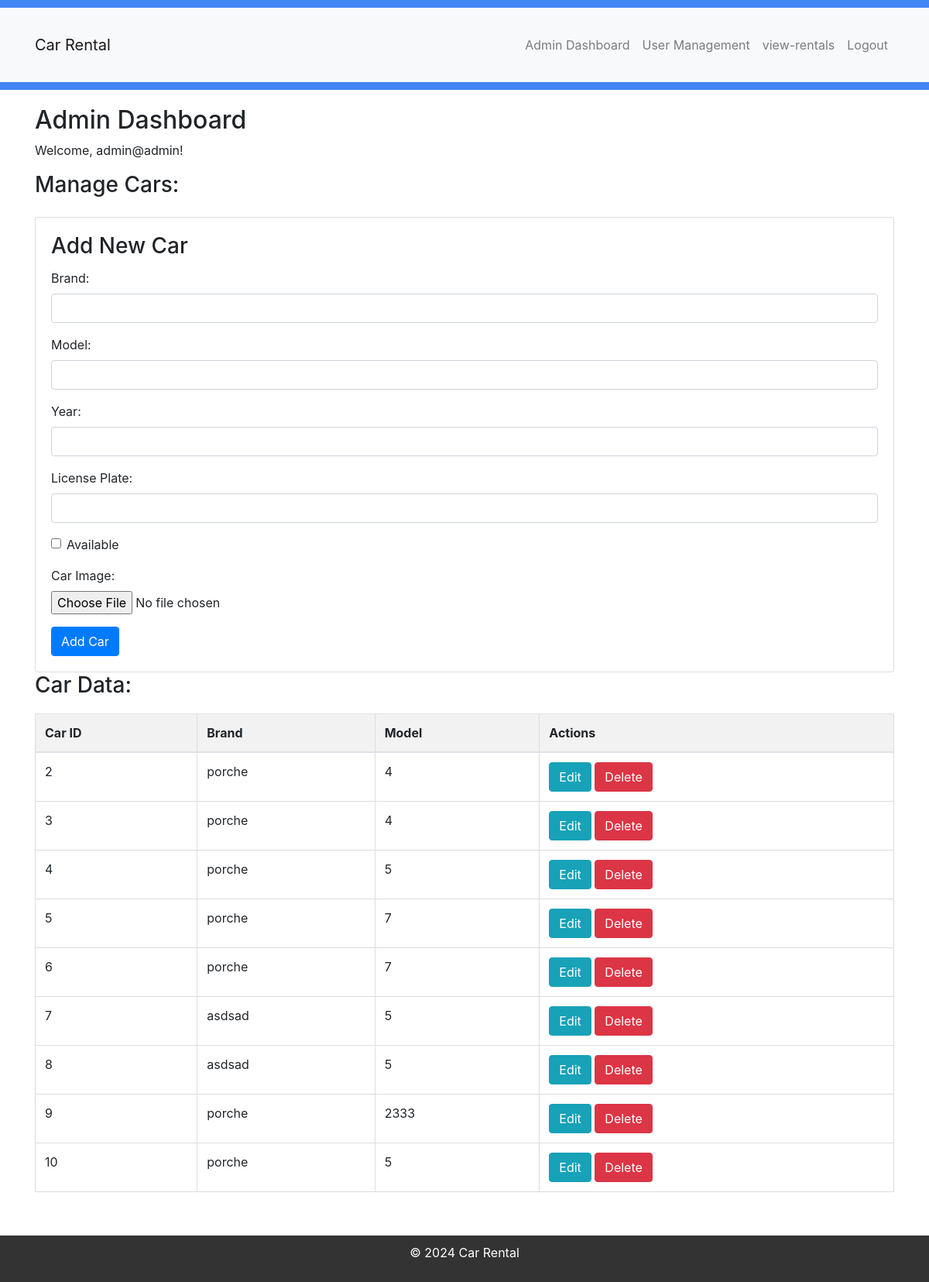
Before: /car-rental2/pages/admin_pages/admin-dashboard.php (signed in) with the older database file.
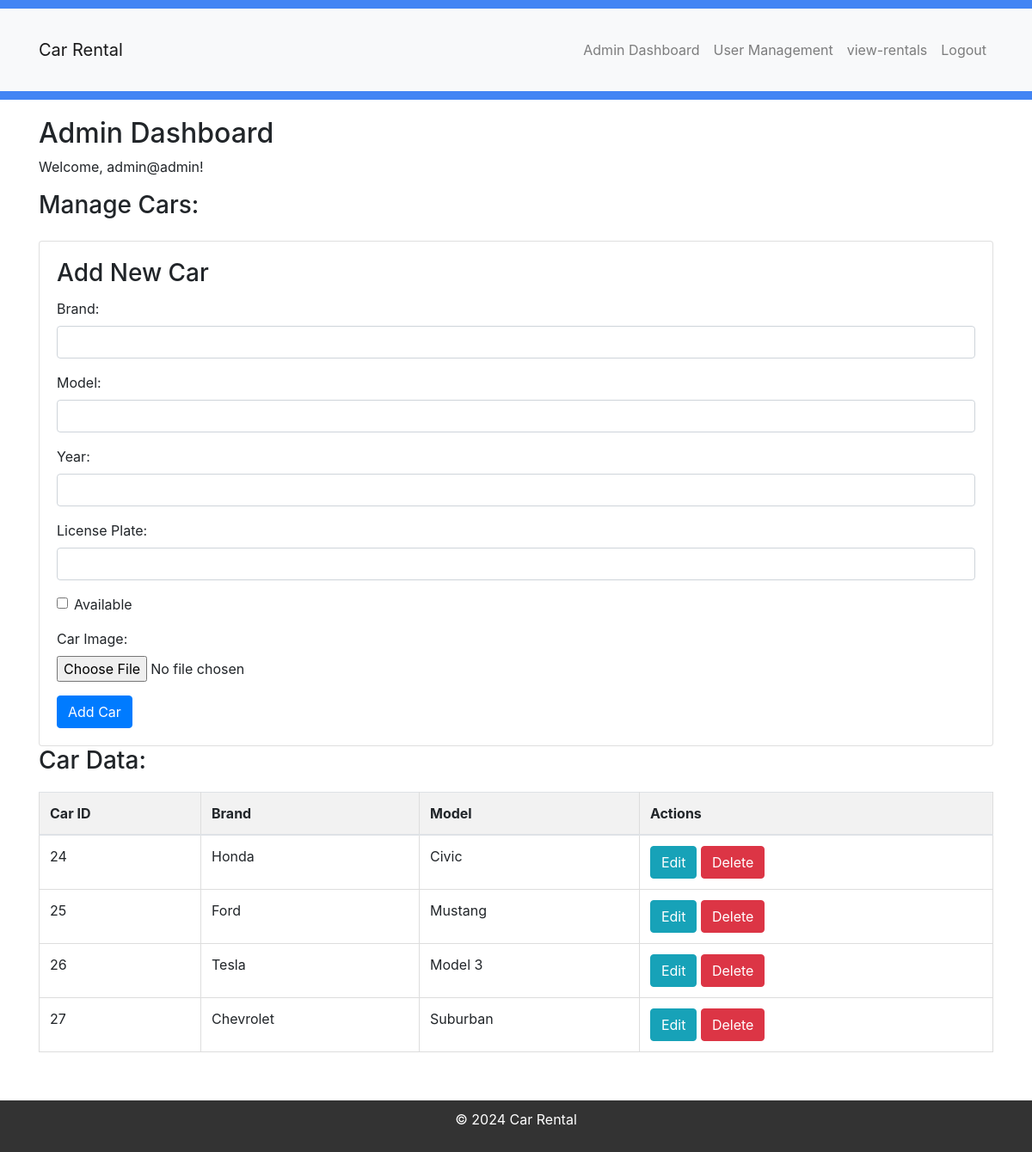
After: the same page with the newer database file.
### tables this page shows
CREATE TABLE `cars` (
  `CarID` int(11) NOT NULL,
  `Brand` varchar(255) NOT NULL,
  `Model` varchar(255) NOT NULL,
  `Year` int(11) NOT NULL,
  `LicensePlate` varchar(20) NOT NULL,
  `Availability` tinyint(1) NOT NULL,
  `Image` varchar(255) DEFAULT NULL,
  `PricePerMonth` decimal(10,2) NOT NULL,
  `VehicleType` varchar(255) NOT NULL,
  `description` varchar(1800) DEFAULT NULL
);

### car-rental2/classes/Car.php (called while the page is built, shortened)
<?php
require_once('Database.php');
class Car {
    private $db;
    public function __construct(Database $database) {
        $this->db = $database;
    }
    public function getAllCars() {
        $sql = "SELECT * FROM cars";
        try {
            $stmt = $this->db->query($sql);
            if ($stmt) {
                return $stmt->fetchAll(PDO::FETCH_ASSOC);
            } else {
                return [];
            }
        } catch (PDOException $e) {
            echo "Error: " . $e->getMessage();
            return [];
        }
    }
}
?>

### car-rental2/classes/Database.php (called while the page is built, shortened)
<?php
class Database {
    private $conn;
    public function __construct() {
        try {
            $dsn = "mysql:host=" . DB_HOST . ";dbname=" . DB_NAME . ";port=" . DB_PORT;
            $options = [
                PDO::ATTR_ERRMODE            => PDO::ERRMODE_EXCEPTION,
                PDO::ATTR_DEFAULT_FETCH_MODE => PDO::FETCH_ASSOC,
                PDO::ATTR_EMULATE_PREPARES   => false,
            ];
            $this->conn = new PDO($dsn, DB_USER, DB_PASSWORD, $options);
        } catch (PDOException $e) {
            die("Connection failed: " . $e->getMessage());
        }
    }
    public function query($sql, $params = []) {
        $stmt = $this->conn->prepare($sql);
        $stmt->execute($params);
        return $stmt;
    }
}
?>

### car-rental2/pages/admin_pages/admin-dashboard.php (the view, shortened to what this page needs)
<?php
require_once('../../classes/Database.php');
require_once('../../classes/Admin.php');
require_once('../../classes/Car.php');
$database = new Database();
$car = new Car($database);
$adminInfo = $_SESSION['admin'];
?>
<!DOCTYPE html>
<html lang="en">
<head>
    <link rel="stylesheet" href="../../assets/css/style.css">
</head>
<body>
    <?php include('../../includes/header.php'); ?>
    <div class="container">
        <h2>Admin Dashboard</h2>
        <p>Welcome, <?php echo $adminInfo['username']; ?>!</p>
        <h3>Manage Cars:</h3>
<div class="card mt-4">
    <div class="card-body">
        <h3 class="card-title">Add New Car</h3>
        <form method="post" action="" enctype="multipart/form-data">
            <div class="form-group">
                <label for="brand">Brand:</label>
                <input type="text" class="form-control" id="brand" name="brand" required>
            </div>
            <div class="form-group">
                <label for="model">Model:</label>
                <input type="text" class="form-control" id="model" name="model" required>
            </div>
            <div class="form-group">
                <label for="year">Year:</label>
                <input type="number" class="form-control" id="year" name="year" required>
            </div>
            <div class="form-group">
                <label for="licensePlate">License Plate:</label>
                <input type="text" class="form-control" id="licensePlate" name="licensePlate" required>
            </div>
            <div class="form-group form-check">
                <input type="checkbox" class="form-check-input" id="availability" name="availability">
                <label class="form-check-label" for="availability">Available</label>
            </div>
            <div class="form-group">
                <label for="carImage">Car Image:</label>
                <input type="file" class="form-control-file" id="carImage" name="carImage" accept="image/*" required>
            </div>
            <button type="submit" name="addCar" class="btn btn-primary">Add Car</button>
        </form>
    </div>
</div>
        <h3>Car Data:</h3>
        <table class="table">
            <thead>
                <tr>
                    <th>Car ID</th>
                    <th>Brand</th>
                    <th>Model</th>
                    <th>Actions</th>
                </tr>
            </thead>
            <tbody>
                <?php
                $cars = $car->getAllCars();
                foreach ($cars as $car):
                ?>
                    <tr>
                        <td><?php echo $car['CarID']; ?></td>
                        <td><?php echo $car['Brand']; ?></td>
                        <td><?php echo $car['Model']; ?></td>
                        <td>
                            <a href="edit-car.php?id=<?php echo $car['CarID']; ?>" class="btn btn-info">Edit</a>
                            <a href="?delete_car_id=<?php echo $car['CarID']; ?>" class="btn btn-danger" onclick="return confirm('Are you sure you want to delete this car?')">Delete</a>
                        </td>
                    </tr>
                <?php endforeach; ?>
            </tbody>
        </table>
    </div>
    <?php include('../../includes/footer.php'); ?>
</body>
</html>

Changed rows visible on the page:
removed cars: CarID "2", Brand "porche", Model "4"
removed cars: CarID "3", Brand "porche", Model "4"
removed cars: CarID "4", Brand "porche", Model "5"
removed cars: CarID "5", Brand "porche", Model "7"
removed cars: CarID "6", Brand "porche", Model "7"
removed cars: CarID "7", Brand "asdsad", Model "5"
removed cars: CarID "8", Brand "asdsad", Model "5"
removed cars: CarID "9", Brand "porche", Model "2333"
removed cars: CarID "10", Brand "porche", Model "5"
added cars: CarID "24", Brand "Honda", Model "Civic"
added cars: CarID "25", Brand "Ford", Model "Mustang"
added cars: CarID "26", Brand "Tesla", Model "Model 3"
added cars: CarID "27", Brand "Chevrolet", Model "Suburban"
